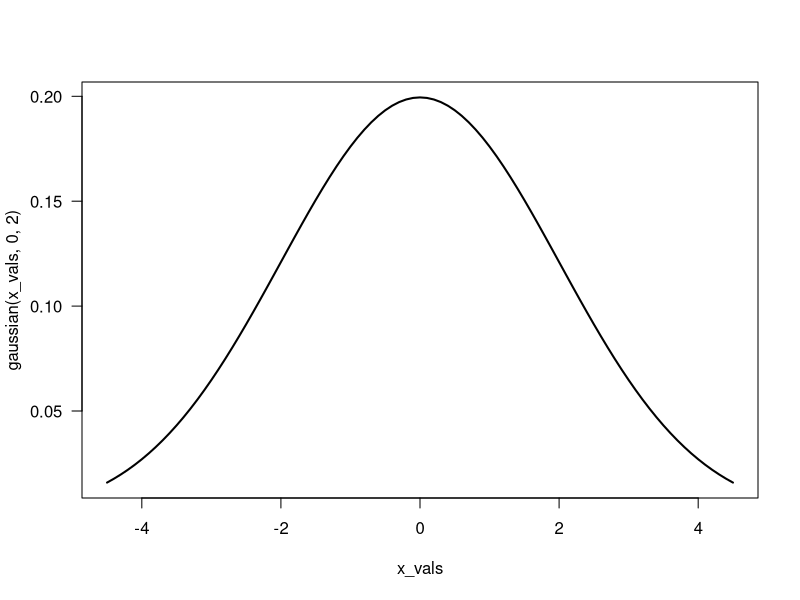
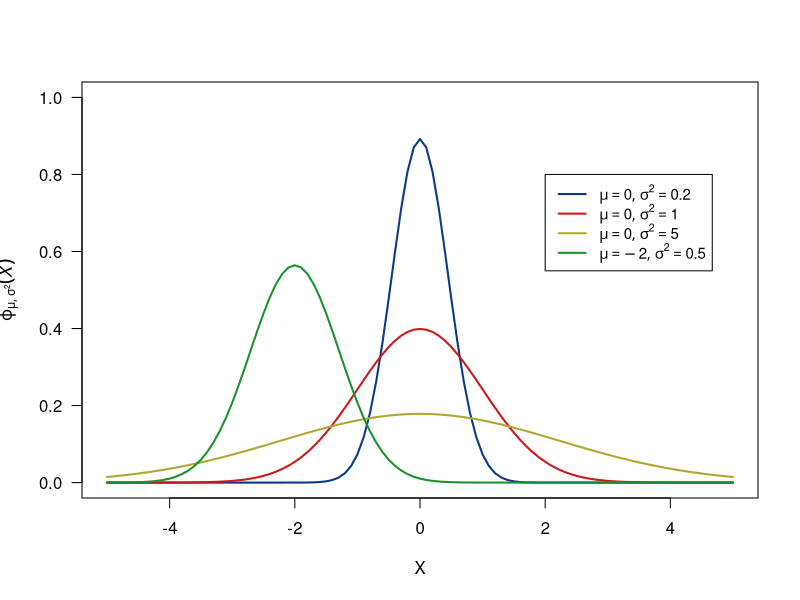

These figures' R source, in order: (Note: this script raises an error after producing the figures.)
## ---- chunk 1
knitr::opts_chunk$set(echo = TRUE, error = TRUE)
## ---- chunk 2
#' @title Gaussian FUnction
#' @description 
#' @param x 
#' @param m numeric value (mu)
#' @param s numeric value (sigma)
#' @return double of the gaussian distribution of x

gaussian = function(x, m, s) {
  (1 / (s * sqrt(2 * pi))) * exp((-1/2)*((x - m)/s)^2)

}

gaussian(1, 0, 2)
dnorm(x = 1, mean = 0, sd = 2)
x_vals = seq(-4.5, 4.5, by=0.1)
plot(x_vals, gaussian(x_vals, 0, 2), las = 1, type = "l", lwd =  2)

x_vals = seq(-5, 5, by=0.1)
plot(x_vals, gaussian(x_vals, 0, sqrt(0.2)), 
     las = 1, type = "l", lwd =  2, col = "#0a3a87", xlim = (c(-5,5)), ylim = (c(0, 1)),
     xlab = "X", ylab = expression(phi1[list(mu, sigma^2)](italic(X))))
lines(x_vals, gaussian(x_vals, 0, sqrt(1.0)), las = 1, type = "l", lwd =  2, col = "#cc1818")
lines(x_vals, gaussian(x_vals, 0, sqrt(5.0)), las = 1, type = "l", lwd =  2, col = "#afa72f")
lines(x_vals, gaussian(x_vals, -2, sqrt(0.5)), las = 1, type = "l", lwd =  2, col = "#1b912d")
legend(2, 0.8, legend = c(expression(list(mu == 0, sigma^2 == 0.2)), 
                          expression(list(mu == 0, sigma^2 == 1.0)), 
                          expression(list(mu == 0, sigma^2 == 5.0)), 
                          expression(list(mu == -2, sigma^2 == 0.5))), 
       col=c("#0a3a87", "#cc1818","#afa72f", "#1b912d"), lty=1,lwd=2, cex=0.9)
## ---- chunk 3
#' @title Descriptive
#' @description takes a numeric vector as input, and returns a named vector with basic statistical analysis on it
#' @param x, a numeric vector
#' @return a named vector with descriptive statistics on the numeric vector input
descriptive = function(x, na.rm = FALSE) {
  if(is.numeric(x) == FALSE) {
    stop("Character vector provided is not numeric.")
    
  } else if (na.rm == TRUE) {
    x = x[!is.na(x)] #remove NA vals
    min = min(x)
    q1 = quantile(x)[2]
    median = median(x)
    mean = mean(x)
    q3 = quantile(x)[4]
    max = max(x)
    range = max(x) - min(x)
    iqr = IQR(x)
    sd = sd(x)
    vec = c(min, q1, median, mean, q3, max, range, iqr, sd)
    names(vec) = c("minimum", "first quartile", "median", "mean", 
             "third quartile", "max", "range", "inquartile range", "standard deviation")
    return (vec)
  } else {
    min = min(x)
    q1 = quantile(x)[2]
    median = median(x)
    mean = mean(x)
    q3 = quantile(x)[4]
    max = max(x)
    range = c(range(x))
    iqr = IQR(x)
    sd = sd(x)
    vec = c(min, q1, median, mean, q3, max, range, iqr, sd)
    names(vec) = c("minimum", "first quartile", "median", "mean", 
             "third quartile", "max", "range", "inquartile range", "standard deviation")
  }
}

# input vectors
set.seed(100)
x <- rnorm(100)
y <- x
y[sample(1:100, size = 10)] <- NA
# try your function
descriptive(x) 
descriptive(y) 
descriptive(y, na.rm = TRUE) 
descriptive(letters)
## ---- chunk 4
#' @title Distance
#' @description finds distance between two points
#' @param p1 a vector of two points
#' @param p2 a vector of two points
#' @return a number d, the distance between p1 and p2
find_distance = function(p1, p2) {
  d = sqrt((p1[1] - p2[1])^2 + (p1[2]-p2[2])^2)
  return(d)
}
p1 = c(0, 0)
p2 = c(1, 1)
find_distance(p1, p2)
## ---- chunk 5
#' @title Midpoint
#' @description finds midpoint of two points
#' @param p1 a vector of two points
#' @param p2 a vector of two points
#' @return a vector (x, y), the midpoint between coordinates of p1 and p2
find_midpoint = function(p1, p2) {
  x = ((p1[1]+p2[1]) / 2)
  y = ((p1[2]+p2[2]) / 2)
  return(c(x, y))
}
p1 = c(0, 0)
p2 = c(1, 1)
find_midpoint(p1, p2)
## ---- chunk 6
#' @title Slope
#' @description finds slope between two points
#' @param p1 a vector of two points
#' @param p2 a vector of two points
#' @return a number b, the slope of line connecting p1 and p2
find_slope = function(p1, p2) {
  b = (p2[2]-p1[2]) / (p2[1]-p1[1])
  return(b)
}
p1 = c(0, 0)
p2 = c(1, 1)
find_slope(p1, p2)
## ---- chunk 7
#' @title Intercept
#' @description finds intercept connecting two lines
#' @param p1 a vector of two points
#' @param p2 a vector of two points
#' @return a number b, the slope of line connecting p1 and p2
find_intercept = function(p1, p2) {
  b = find_slope(p1, p2)
  a = p1[2] - (b * p1[1])
  return(a)
}
p1 = c(0, 0)
p2 = c(1, 1)
find_intercept(p1, p2)
## ---- chunk 8
#' @title Find Line
#' @description finds the line information of two points
#' @param p1 a vector of two points
#' @param p2 a vector of two points
#' @return a list with named elements, "intercept" and "slope"
find_line = function(p1, p2) {
  slope = find_slope(p1, p2)
  intercept = find_intercept(p1, p2)
  l = list(slope, intercept)
  names(l) = c("slope", "intercept")
  return(l)
}
p1 = c(0, 0)
p2 = c(1, 1)
eq = find_line(p1, p2)
eq$slope
eq$intercept
## ---- chunk 9
#' @title Info Points
#' @description finds the line information of two points
#' @param p1 a vector of two points
#' @param p2 a vector of two points
#' @return a list with named elements, "intercept" and "slope"
info_points = function(p1, p2) {
  slope = find_slope(p1, p2)
  intercept = find_intercept(p1, p2)
  distance = find_distance(p1, p2)
  midpoint = find_midpoint(p1, p2)
  l = list(slope, intercept, distance, midpoint)
  names(l) = c("slope", "intercept", "distance", "midpoint")
  return(l)
}
p1 = c(-2, 4)
p2 = c(1, 2)
results = info_points(p1, p2)
results$distance
results$midpoint
results$intercept
results$slope
## ---- chunk 10
# change these points and pass them to info_point()
p1 <- c(3, 5) 
p2 <- c(1, 2)
plot.new()
# depending on your chosen points you may have to set different limits 
plot.window(xlim = c(0, 4), ylim = c(0, 6))
axis(side = 1)
axis(side = 2, las = 1)
points(p1[1], p1[2], cex = 1.5, col = "#FF0017", pch = 19)
points(p2[1], p2[2], cex = 1.5, col = "#FF0017", pch = 19)
# midpoint (here you should use the midpoint outputs of your function) 
points(find_midpoint(p1, p2)[1],find_midpoint(p1, p2)[2], cex = 1.5, pch = "x", col = "#E16868")
# slope and intercept (here you should use the outputs of your function)
abline(a = find_intercept(p1, p2), b = find_slope(p1, p2), col = "#FF001743", lwd = 3)
title(main = expression(paste(y, ' = ', (3/2) * x, ' + ', (1/2))))
